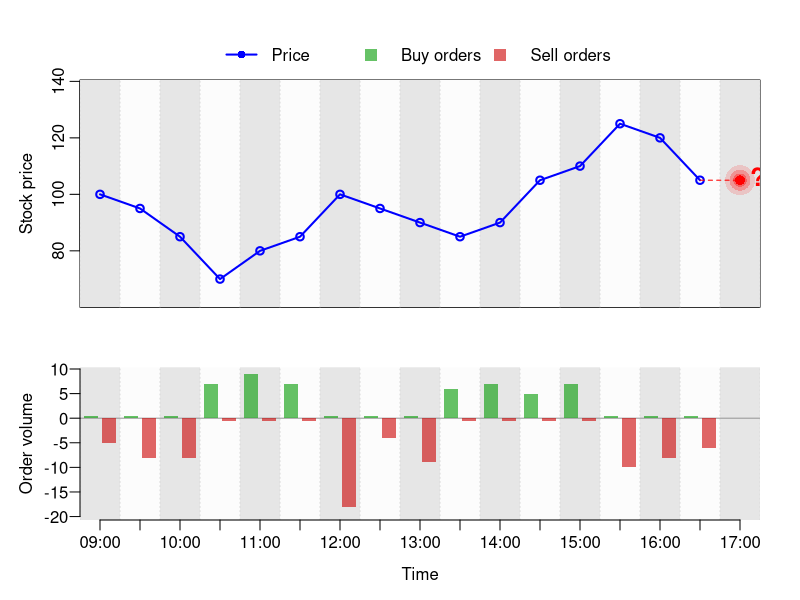

Write R code to recreate this figure.
### Code to simulate price and order flow
### -------------------------------------

# use local folder
library(here)
library(rstudioapi)
setwd(dirname(getActiveDocumentContext()$path))

# Parameters
S0 <- 100         # initial stock price
N <- 16           # number of periods in time series
steps <- c(5, 10, 15)  # possible move sizes
lambda <- 8 # order arrival rate per period
alpha <- 1 # fraction of informed traders

# set seed for reproducibility
seed <- 448
set.seed(seed) 

# initialize price vector
S <- numeric(N + 1)
S[1] <- S0 # first price
move_direction <- integer(N) # move directions, could be +1 or -1
move_size <- integer(N) # can be 5, 10, or 15.

# simulate prices
for (t in 1:N) {
  move_size[t] <- sample(steps, 1)
  move_direction[t] <- sample(c(-1, 1), 1)
  S[t + 1] <- S[t] + move_direction[t] * move_size[t]
}

# simulate order flow
total_orders      <- rpois(N, lambda) # total orders per period
informed_orders   <- rbinom(N, size = total_orders, prob = alpha) # how many informed?
uninformed_orders <- total_orders - informed_orders               # how many uninformed?

# Informed: all trade in the direction of the next move
informed_buys  <- ifelse(move_direction ==  1L, informed_orders, 0L)
informed_sells <- ifelse(move_direction == -1L, informed_orders, 0L)

# Uninformed: random buys/sells
uninformed_buys  <- rbinom(N, size = uninformed_orders, prob = 0.5)
uninformed_sells <- uninformed_orders - uninformed_buys

# Totals per period
buys  <- informed_buys  + uninformed_buys
sells <- informed_sells + uninformed_sells

# show short stubs instead of true zeros if order flow is zero on one side
stub <- 0.2
buys_disp  <- ifelse(buys  == 0, stub, buys)
sells_disp <- ifelse(sells == 0, stub, sells)

## ----------------------------
## Geometry for bars (predictive: between t-1 and t)
## ----------------------------
centers <- (1:N) - 0.5      # each period [t-1, t] centered at t-0.5
gap <- 0.12
w   <- 0.35

buy_xmin  <- centers - gap/2 - w
buy_xmax  <- centers - gap/2
sell_xmin <- centers + gap/2
sell_xmax <- centers + gap/2 + w

# y-limits for order flow: buys positive, sells negative
orders_ylim <- c(-max(sells_disp) * 1.15,
                 max(buys_disp) * 1.15)
price_ylim  <- range(S)

## ----------------------------
## Time labels: 09:00–17:00 every 30min
## ----------------------------
times <- seq(from = as.POSIXct("09:00", format = "%H:%M"),
             to   = as.POSIXct("17:00", format = "%H:%M"),
             by   = "30 min")
time_labels <- format(times, "%H:%M")

# positions: 09:00..16:30 at centers 0.5..15.5, 17:00 at 16.5
price_x    <- seq(0.5, N - 0.5, by = 1)    # 16 real points
label_pos  <- c(price_x, N + 0.5)          # add 17:00 at 16.5

## ----------------------------
## Plot
## ----------------------------

if (!is.null(dev.list())) dev.off()

if (!dir.exists("plots")) {
  dir.create("plots", recursive = TRUE)
  message("Created plots directory.")
} else {
  message("Directory exists.")
}

fname <- sprintf("plots/pricesimulation_seed_%d_alpha_%d.png",
                 seed, as.integer(100 * alpha))

### Code to simulate price and order flow
### -------------------------------------

# use local folder
library(here)
library(rstudioapi)
setwd(dirname(getActiveDocumentContext()$path))

# Parameters
S0 <- 100         # initial stock price
N <- 16           # number of periods in time series
steps <- c(5, 10, 15)  # possible move sizes
lambda <- 8 # order arrival rate per period
alpha <- 1 # fraction of informed traders

# set seed for reproducibility
seed <- 448
set.seed(seed) 

# initialize price vector
S <- numeric(N + 1)
S[1] <- S0 # first price
move_direction <- integer(N) # move directions, could be +1 or -1
move_size <- integer(N) # can be 5, 10, or 15.

# simulate prices
for (t in 1:N) {
  move_size[t] <- sample(steps, 1)
  move_direction[t] <- sample(c(-1, 1), 1)
  S[t + 1] <- S[t] + move_direction[t] * move_size[t]
}

# simulate order flow
total_orders      <- rpois(N, lambda) # total orders per period
informed_orders   <- rbinom(N, size = total_orders, prob = alpha) # how many informed?
uninformed_orders <- total_orders - informed_orders               # how many uninformed?

# Informed: all trade in the direction of the next move
informed_buys  <- ifelse(move_direction ==  1L, informed_orders, 0L)
informed_sells <- ifelse(move_direction == -1L, informed_orders, 0L)

# Uninformed: random buys/sells
uninformed_buys  <- rbinom(N, size = uninformed_orders, prob = 0.5)
uninformed_sells <- uninformed_orders - uninformed_buys

# Totals per period
buys  <- informed_buys  + uninformed_buys
sells <- informed_sells + uninformed_sells

# show short stubs instead of true zeros if order flow is zero on one side
stub <- 0.5
buys_disp  <- pmax(buys,  stub)
sells_disp <- pmax(sells, stub)   # will be plotted as negative

## ----------------------------
## Geometry for bars (predictive: between t-1 and t)
## ----------------------------
centers <- (1:N) - 0.5      # each period [t-1, t] centered at t-0.5
gap <- 0.12
w   <- 0.35

buy_xmin  <- centers - gap/2 - w
buy_xmax  <- centers - gap/2
sell_xmin <- centers + gap/2
sell_xmax <- centers + gap/2 + w

# y-limits for order flow: buys positive, sells negative
orders_ylim <- c(-max(sells_disp) * 1.15,
                 max(buys_disp) * 1.15)
price_ylim  <- c(min(S)*0.9, max(S)*1.1)

## ----------------------------
## Time labels: 09:00–17:00 every 30min
## ----------------------------
times <- seq(from = as.POSIXct("09:00", format = "%H:%M"),
             to   = as.POSIXct("17:00", format = "%H:%M"),
             by   = "30 min")
time_labels <- format(times, "%H:%M")

# positions: 09:00..16:30 at centers 0.5..15.5, 17:00 at 16.5
price_x    <- seq(0.5, N - 0.5, by = 1)    # 16 real points
label_pos  <- c(price_x, N + 0.5)          # add 17:00 at 16.5

## ----------------------------
## Plot (two panels)
## ----------------------------

if (!is.null(dev.list())) dev.off()

if (!dir.exists("plots")) {
  dir.create("plots", recursive = TRUE)
  message("Created plots directory.")
} else {
  message("Directory exists.")
}

fname <- sprintf("plots/pricesimulation_seed_%d_alpha_%d.png",
                 seed, as.integer(100 * alpha))

# Layout: price panel tall, order-flow panel short
layout(matrix(c(1, 2), nrow = 2),
       heights = c(1.2, 1))   # price gets 3x the height of order flow


## ------------------------------
## 1) TOP PANEL: PRICE (with gray bands)
## ------------------------------
par(mar = c(1, 4, 4, 2), mgp = c(2.2, 0.6, 0))

# Empty canvas first
plot(price_x, S[1:N], type = "o", lwd = 2, col = "blue",
     xlab = "Time", ylab = "Stock price",
     xlim = c(0, N + 1), ylim = price_ylim,
     xaxs = "i", xaxt = "n", yaxt = "s")

# Get actual y-limits of this panel
usr <- par("usr")          # c(xmin, xmax, ymin, ymax)
ymin <- usr[3]
ymax <- usr[4]

# Alternating gray bands across full vertical range
for (t in 1:(N + 1)) {
  rect(t - 1, ymin,
       t,     ymax,
       col = ifelse(t %% 2 == 0, gray(0.99), gray(0.9)),
       border = NA)
}

# Shared vertical grid (same as bottom panel)
abline(v = 0:(N + 1), col = "gray85", lty = "dotted")

# --- Price line on top, aligned with bar centers ---
# price_x = 0.5, 1.5, ..., N-0.5
# S[1:N]  = price for intervals [0,1], [1,2], ..., [N-1,N]
lines(price_x, S[1:N], type = "o", lwd = 2, col = "blue")

# --- Prediction at 17:00, horizontal from last price ---
x_last  <- tail(price_x, 1)   # 16:30 position (15.5)
y_last  <- S[N]               # price at last real half-hour (interval N)
x_pred  <- N + 0.5            # 17:00 at 16.5

segments(x_last, y_last, x_pred, y_last,
         lty = 2, col = "red")

# fuzzy halo
points(x_pred, y_last, pch = 16, col = rgb(1, 0, 0, 0.15), cex = 4)
points(x_pred, y_last, pch = 16, col = rgb(1, 0, 0, 0.25), cex = 2.8)
points(x_pred, y_last, pch = 16, col = rgb(1, 0, 0, 0.35), cex = 1.8)

# solid core
points(x_pred, y_last, pch = 16, col = "red", cex = 1.3)

# question mark
text(x_pred, y_last, labels = "?", pos = 4,
     col = "red", cex = 1.5, font = 2)

# Legend at top, horizontal, like a title bar
legend("top",
       horiz = TRUE,
       inset = c(0, -0.2),
       xpd   = TRUE,
       legend = c("Price", "Buy orders", "Sell orders"),
       col    = c("blue", rgb(0, 0.6, 0, 0.6), rgb(0.8, 0, 0, 0.6)),
       lwd    = c(2, NA, NA),
       pch    = c(16, 15, 15),
       pt.cex = c(1, 1.6, 1.6),
       lty    = c(1, NA, NA),
       bty    = "n")

## ------------------------------
## 2) BOTTOM PANEL: ORDER FLOW (narrower)
## ------------------------------
#par(mar = c(1, 4, 4, 2), mgp = c(2.2, 0.6, 0))
par(mar = c(4, 4, 2, 2), mgp = c(2.2, 0.6, 0))

plot(NA, xlim = c(0, N + 1), ylim = orders_ylim,
     xaxs = "i", yaxs = "i",
     xlab = "Time", ylab = "Order volume",
     axes = FALSE)

# Alternating gray bands across full order-flow range
for (t in 1:(N + 1)) {
  rect(t - 1, orders_ylim[1],
       t,     orders_ylim[2],
       col = ifelse(t %% 2 == 0, gray(0.99), gray(0.9)),
       border = NA)
}

# Shared vertical grid (aligned with top panel)
abline(v = 0:(N + 1), col = "gray85", lty = "dotted")

# Zero line
abline(h = 0, col = "gray60")

# Buy bars positive, sell bars negative
rect(buy_xmin,  0, buy_xmax,  buys_disp,
     col = rgb(0, 0.6, 0, 0.6), border = NA)
rect(sell_xmin, 0, sell_xmax, -sells_disp,
     col = rgb(0.8, 0, 0, 0.6), border = NA)

# Axes
axis(2, las = 1)
#axis(4, las = 1)

# Common x-axis (only here, bottom panel)
axis(1, at = label_pos, labels = time_labels,
     cex.axis = 1, las = 1)

## ----------------------------
## Save to PNG
## ----------------------------
dev.copy(png, fname,
         width = 1800, height = 800, res = 150)
dev.off()
